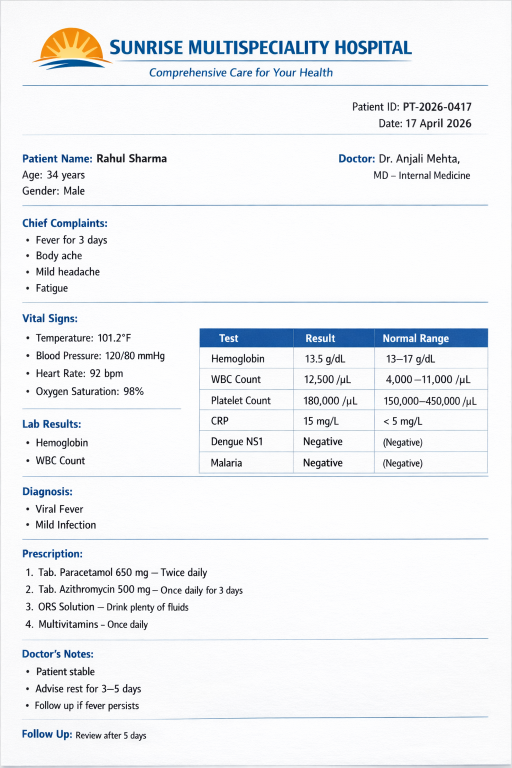
#> input picture backend-python/temp_uploads/report-1776437093771-99448411.png, 1024 x 1536 px (shown at 1/2 size)
$ python -i image_preprocessor.py   (imports and definitions only)
#> lines starting #> are read from the running program, lines starting #| are printed output that depends on the picture; after the words box and inside, x2 and y2 are one past the last pixel; in counts of white or black regions, pixels touching at a corner belong together
"""
Image Preprocessor — OpenCV image preprocessing for OCR
Grayscale conversion, binarization, denoising.
"""

try:
    import cv2
    import numpy as np
except ImportError:
    cv2 = None
    np = None


class ImagePreprocessor:
    """Preprocesses images for better OCR accuracy."""

    def preprocess(self, image_path):
        """
        Preprocess an image for OCR.
        Steps: Load → Grayscale → Denoise → Binarize → Deskew
        Returns: Preprocessed numpy array or None if cv2 unavailable
        """
        if cv2 is None:
            return None

        try:
            # Load image
            img = cv2.imread(image_path)
#> img is the input picture: shape (1536, 1024, 3); mean B, G, R 243.7, 241.1, 239.2
            if img is None:
                return None

            # Convert to grayscale
            gray = cv2.cvtColor(img, cv2.COLOR_BGR2GRAY)
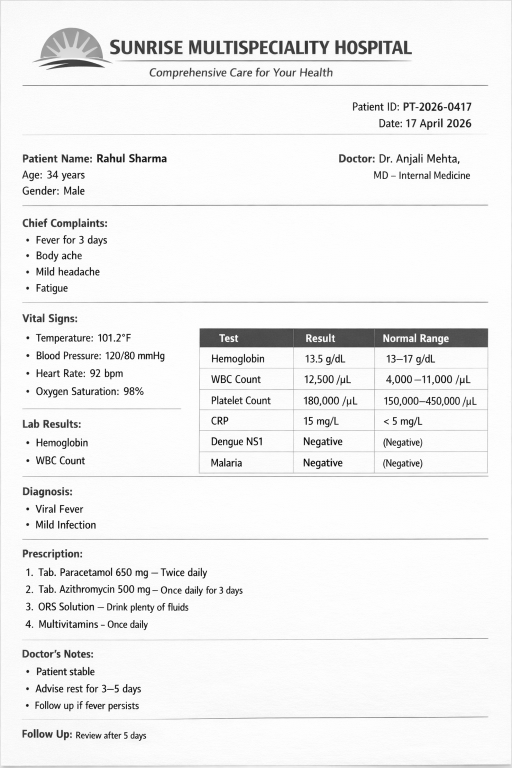
#> gray: shape (1536, 1024) (shown at 1/2 size); min 0, max 255, mean 240.8

            # Denoise
            denoised = cv2.fastNlMeansDenoising(gray, h=10, templateWindowSize=7, searchWindowSize=21)

            # Adaptive thresholding for binarization
            binary = cv2.adaptiveThreshold(
                denoised, 255,
                cv2.ADAPTIVE_THRESH_GAUSSIAN_C,
                cv2.THRESH_BINARY, 11, 2
            )
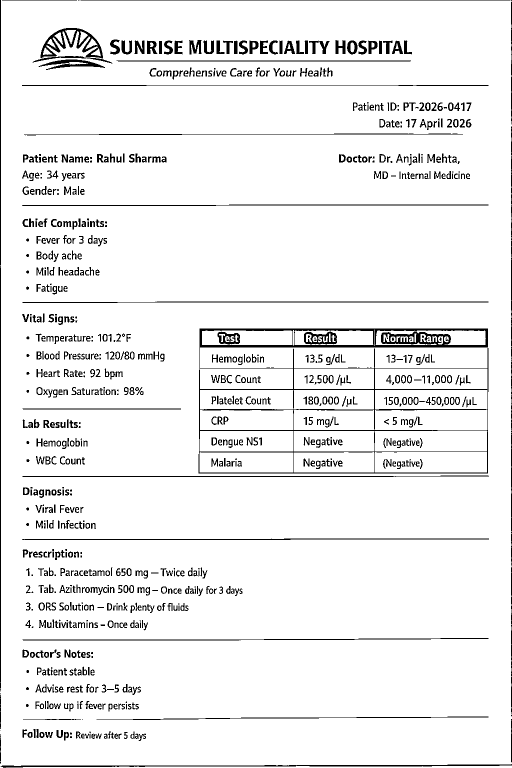
#> binary: shape (1536, 1024) (shown at 1/2 size); 93.6% white; 912 black regions (112 under 20 px), largest, box (x1, y1, x2, y2) and area: (397, 657, 977, 947) 15678, (0, 0, 2, 1383) 2755, (1, 1528, 1024, 1536) 2719

            # Optional: slight blur to remove noise artifacts
            cleaned = cv2.medianBlur(binary, 3)
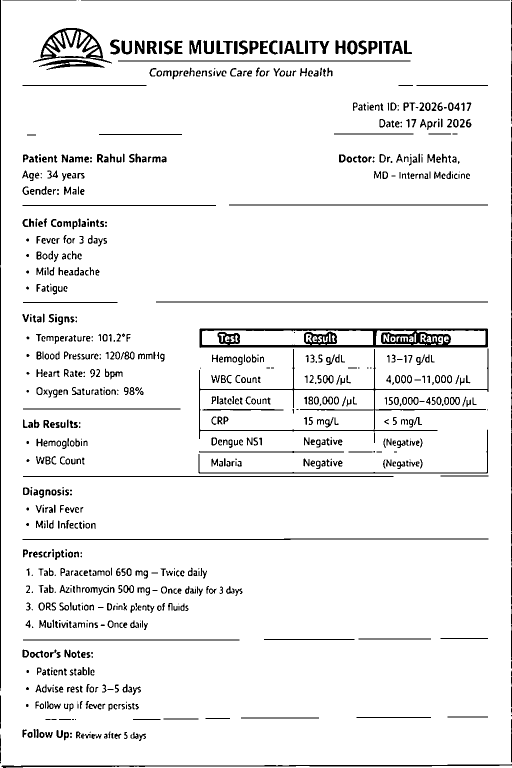
#> cleaned: shape (1536, 1024) (shown at 1/2 size); 93.8% white; 917 black regions (136 under 20 px), largest, box (x1, y1, x2, y2) and area: (399, 657, 976, 696) 9510, (398, 697, 977, 878) 3145, (66, 56, 224, 127) 3021

            return cleaned

        except Exception as e:
            print(f"Image preprocessing error: {e}")
            return None

    def resize_for_ocr(self, img, target_dpi=300):
        """Resize image to optimal DPI for OCR."""
        if cv2 is None or img is None:
            return img

        # Assume 72 DPI input, scale to target DPI
        scale = target_dpi / 72.0
        width = int(img.shape[1] * scale)
        height = int(img.shape[0] * scale)

        if width > 0 and height > 0:
            return cv2.resize(img, (width, height), interpolation=cv2.INTER_CUBIC)
        return img

    def remove_borders(self, img):
        """Remove black borders from scanned documents."""
        if cv2 is None or img is None:
            return img

        try:
            contours, _ = cv2.findContours(img, cv2.RETR_EXTERNAL, cv2.CHAIN_APPROX_SIMPLE)
            if contours:
                largest = max(contours, key=cv2.contourArea)
                x, y, w, h = cv2.boundingRect(largest)
                return img[y:y+h, x:x+w]
        except:
            pass

        return img

>>> result = ImagePreprocessor().preprocess('../temp_uploads/report-1776437093771-99448411.png')
